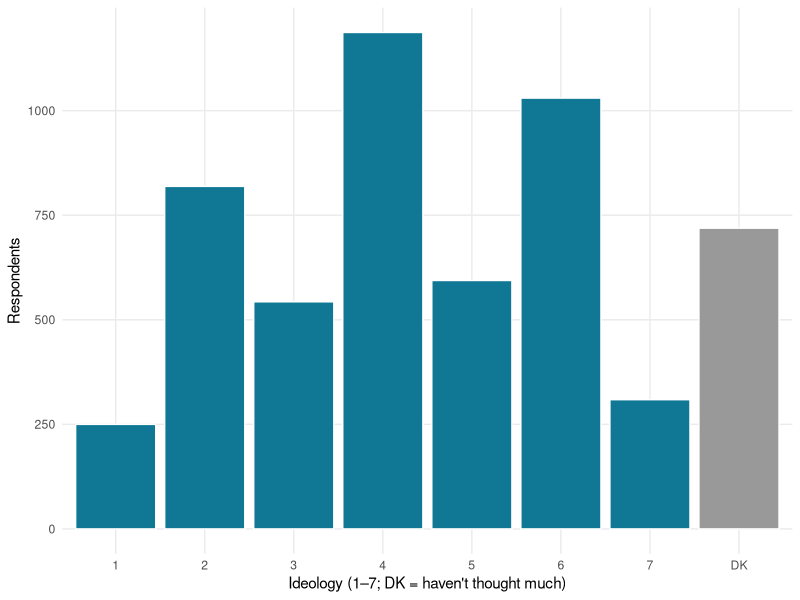
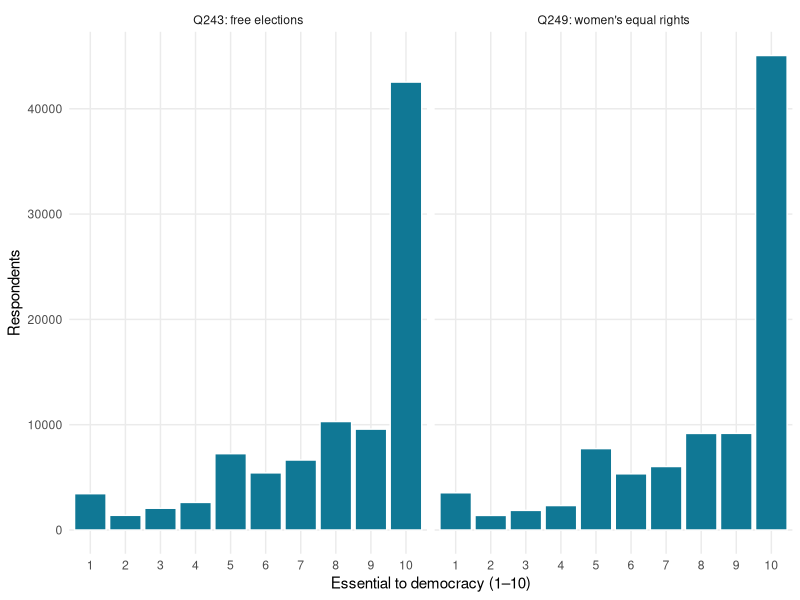
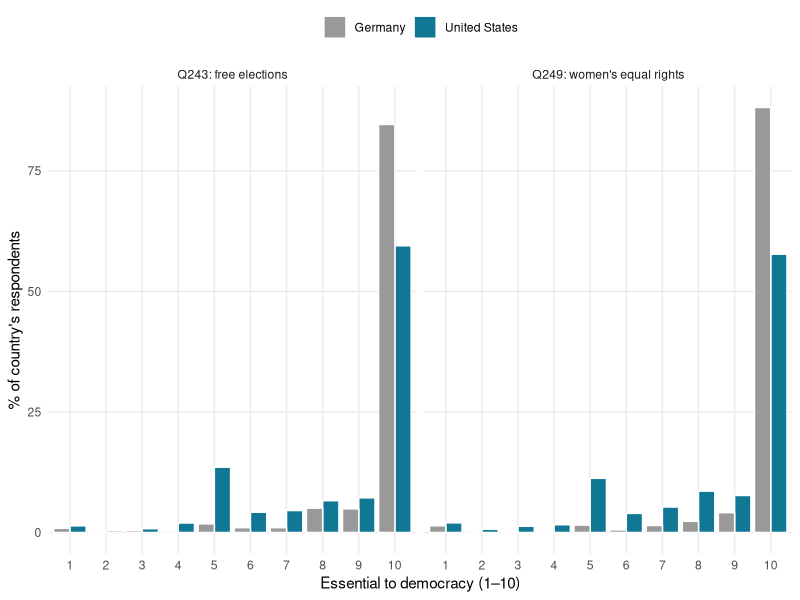

Reproduce these figures in R, in order.
## ---- chunk 1
#| label: ideology-hist
#| echo: true
#| fig-width: 4.2
#| fig-height: 3.6
#| out-width: "100%"

suppressMessages(library(tidyverse))

ideology <- tibble(
  score = factor(c("1", "2", "3", "4", "5", "6", "7", "DK"),
                 levels = c("1", "2", "3", "4", "5", "6", "7", "DK")),
  n = c(250, 819, 543, 1187, 594, 1030, 309, 719)
) |>
  uncount(n)

ggplot(ideology, aes(x = score, fill = score == "DK")) +
  geom_bar(color = "white", show.legend = FALSE) +
  scale_fill_manual(values = c(`TRUE` = "#999999", `FALSE` = "#107895")) +
  labs(
    x = "Ideology (1–7; DK = haven't thought much)",
    y = "Respondents"
  ) +
  theme_minimal(base_size = 11) +
  theme(
    panel.grid.minor = element_blank(),
    plot.background = element_rect(fill = "transparent", color = NA),
    panel.background = element_rect(fill = "transparent", color = NA)
  )
## ---- chunk 2
#| label: wvs-hist-pooled
#| echo: false
#| fig-width: 7
#| fig-height: 2.3
#| out-width: "82%"

suppressMessages(library(tidyverse))

wvs_pooled <- tibble(
  variable = rep(c("Q243: free elections", "Q249: women's equal rights"), each = 10),
  score    = rep(1:10, 2),
  n = c(3450, 1396, 2067, 2622, 7249, 5429, 6648, 10301, 9580, 42535,
        3537, 1386, 1865, 2323, 7730, 5337, 6030,  9173, 9180, 45057)
)

ggplot(wvs_pooled, aes(x = factor(score), y = n)) +
  geom_col(fill = "#107895", color = "white") +
  facet_wrap(~variable) +
  labs(x = "Essential to democracy (1–10)", y = "Respondents") +
  theme_minimal(base_size = 11) +
  theme(
    panel.grid.minor = element_blank(),
    plot.background  = element_rect(fill = "transparent", color = NA),
    panel.background = element_rect(fill = "transparent", color = NA)
  )
## ---- chunk 3
#| label: wvs-hist-us-de
#| echo: false
#| fig-width: 7
#| fig-height: 3.1
#| out-width: "100%"

suppressMessages(library(tidyverse))

wvs_cmp <- tibble(
  country  = rep(c("United States", "Germany"), each = 20),
  variable = rep(rep(c("Q243: free elections", "Q249: women's equal rights"), each = 10), 2),
  score    = rep(1:10, 4),
  n = c(
    35, 9, 20, 50, 345, 107, 116, 168, 183, 1515,   # US  Q243
    51, 17, 33, 41, 287, 101, 135, 219, 196, 1474,  # US  Q249
    13, 1, 6, 5, 27, 15, 15, 76, 74, 1277,          # DE  Q243
    21, 0, 4, 4, 23, 8, 22, 35, 62, 1331            # DE  Q249
  )
) |>
  group_by(country, variable) |>
  mutate(pct = 100 * n / sum(n)) |>
  ungroup()

ggplot(wvs_cmp, aes(x = factor(score), y = pct, fill = country)) +
  geom_col(position = "dodge", color = "white") +
  facet_wrap(~variable) +
  scale_fill_manual(values = c("United States" = "#107895", "Germany" = "#999999")) +
  labs(x = "Essential to democracy (1–10)", y = "% of country's respondents", fill = NULL) +
  theme_minimal(base_size = 11) +
  theme(
    legend.position  = "top",
    panel.grid.minor = element_blank(),
    plot.background  = element_rect(fill = "transparent", color = NA),
    panel.background = element_rect(fill = "transparent", color = NA)
  )
